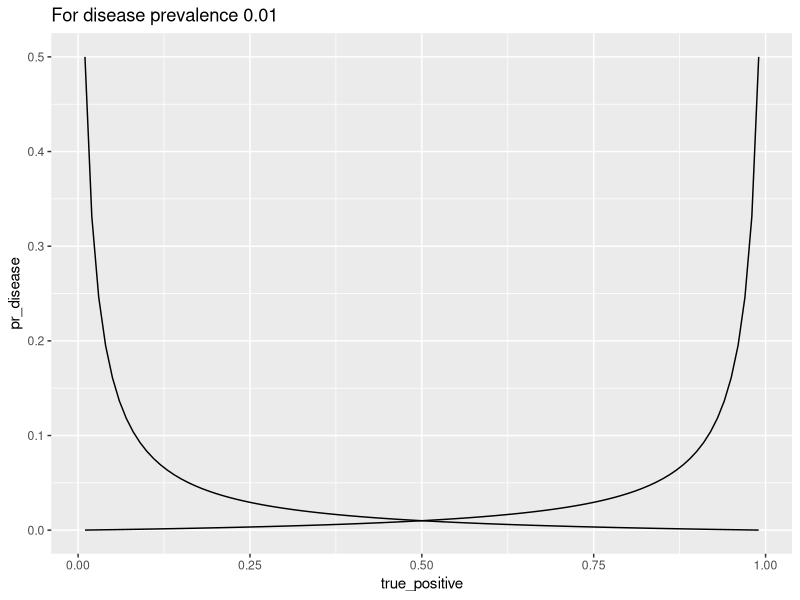
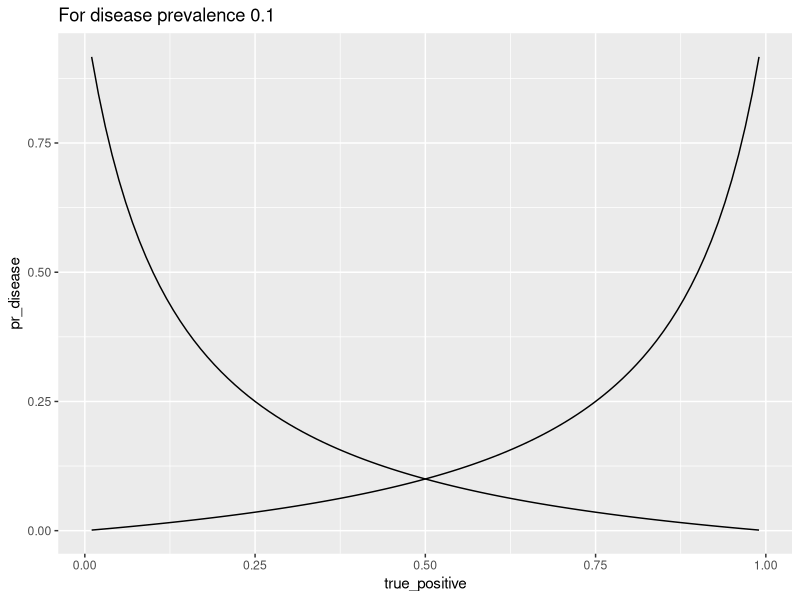

These charts were generated, in order, by the following R code:
## ---- chunk 1
knitr::opts_chunk$set(echo = TRUE)
library(tidyverse)
## ---- chunk 2
p_disease <- c(0.01, 0.1)
p_no_disease <- 1 - p_disease
p_pos_g_disease <- seq(0.99, 0.01, -0.01)
p_neg_g_disease <- 1- p_pos_g_disease
p_pos_g_no_disease <- seq(0.01, 0.99, 0.01)
p_neg_g_no_disease <- 1 - p_pos_g_no_disease
## ---- chunk 3
posterior1 <- 0
posterior2 <- 0

posterior1 <- (p_pos_g_disease * p_disease[1])/(p_pos_g_disease * p_disease[1] + p_pos_g_no_disease * p_no_disease[1])

posterior2 <- (p_pos_g_disease * p_disease[2])/(p_pos_g_disease * p_disease[2] + p_pos_g_no_disease * p_no_disease[2])
## ---- chunk 4
data <- data.frame('true_positive'=p_pos_g_disease, 'false_positive'=p_pos_g_no_disease,'pr_disease'=posterior1)
ggplot(data) +
  geom_line(aes(true_positive, pr_disease)) +
  geom_line(aes(false_positive, pr_disease)) +
  labs(title = 'For disease prevalence 0.01')
## ---- chunk 5
data <- data.frame('true_positive'=p_pos_g_disease, 'false_positive'=p_pos_g_no_disease,'pr_disease'=posterior2)
ggplot(data) +
  geom_line(aes(true_positive, pr_disease)) +
  geom_line(aes(false_positive, pr_disease)) +
  labs(title = 'For disease prevalence 0.1')
